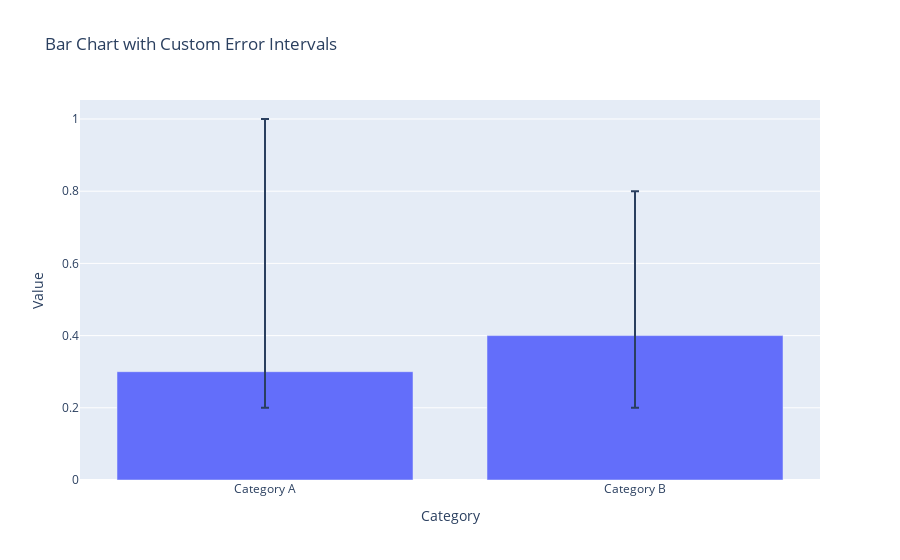

The code cell stored with this chart in its notebook:
### Code cell
import plotly.graph_objects as go

# Data for the bar chart
categories = ['Category A', 'Category B']
values = [0.3, 0.4]
error_min = [0.1, 0.2]
error_max = [0.7, 0.4]

# Create the bar trace with error bars
trace = go.Bar(
    x=categories,
    y=values,
    error_y=dict(
        type='data',  # Set error type to data
        symmetric=False,  # Asymmetric error bars
        array=error_max,  # Positive error values
        arrayminus=error_min  # Negative error values
    )
)

# Layout configuration
layout = go.Layout(
    title='Bar Chart with Custom Error Intervals',
    yaxis=dict(title='Value'),
    xaxis=dict(title='Category')
)

# Create the figure
fig = go.Figure(data=[trace], layout=layout)

# Show the figure
fig.show()

### Figure 1 — Plotly figure (JSON) as saved in the notebook; plotly's stock layout.template omitted (floating-point values rounded to 4 significant figures)
{"data": [{"error_y": {"array": [0.7, 0.4], "arrayminus": [0.1, 0.2], "symmetric": false, "type": "data"}, "type": "bar", "x": ["Category A", "Category B"], "y": [0.3, 0.4]}], "layout": {"title": {"text": "Bar Chart with Custom Error Intervals"}, "xaxis": {"title": {"text": "Category"}}, "yaxis": {"title": {"text": "Value"}}}}
